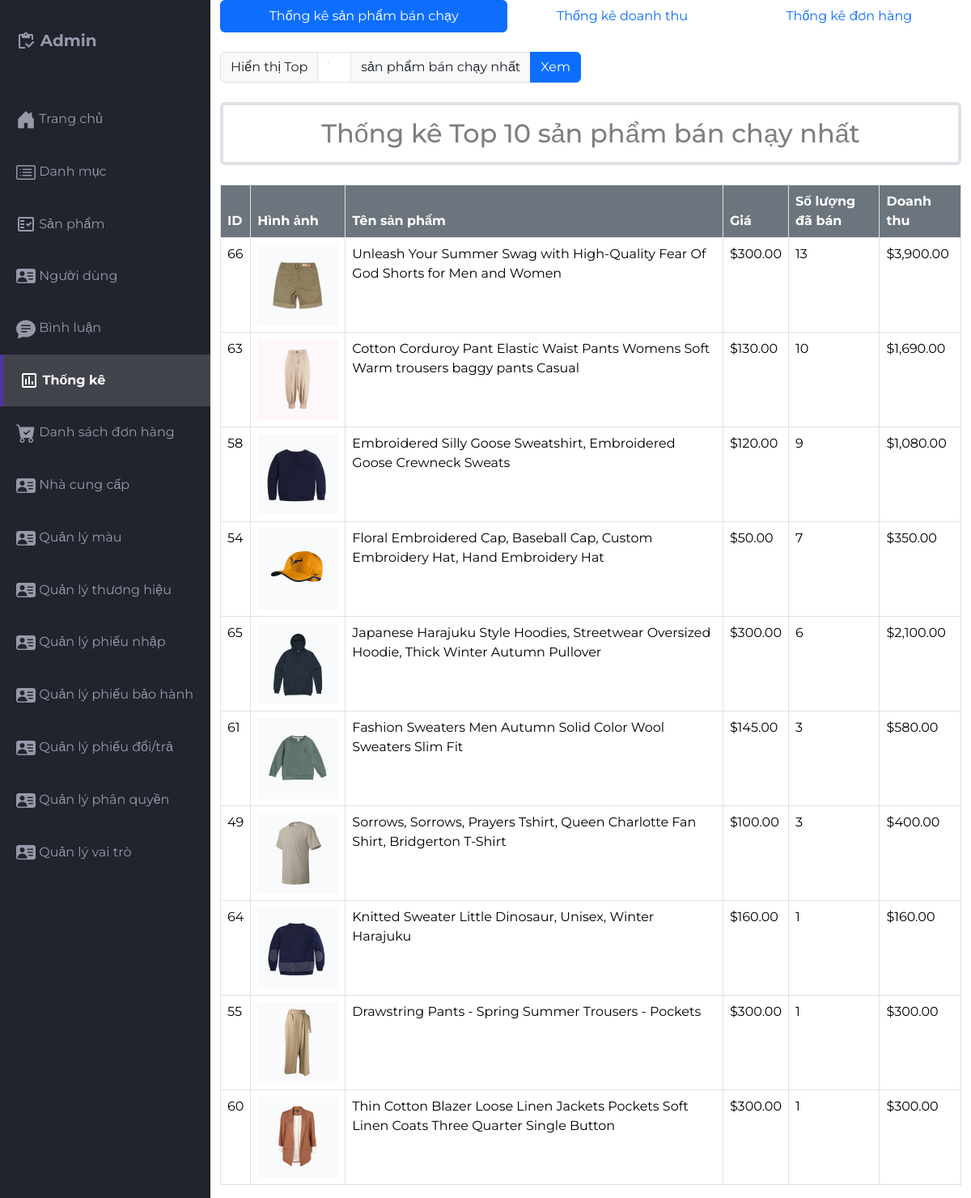
The app's page /src/Admin/indexadmin.php?act=thongke_sanpham (signed in) with its own data.
### tables this page shows
CREATE TABLE `products` (
  `pro_id` int(10) NOT NULL,
  `pro_name` varchar(255) NOT NULL,
  `pro_img` varchar(255) NOT NULL,
  `pro_price` float NOT NULL,
  `pro_desc` text NOT NULL,
  `pro_brand` varchar(55) NOT NULL,
  `pro_stock` int(11) NOT NULL,
  `cate_id` int(10) NOT NULL,
  `ncc_id` int(10) NOT NULL DEFAULT 1 COMMENT 'ID nhà cung cấp',
  `trangthai` int(1) NOT NULL,
  `pro_viewer` int(11) NOT NULL
);

### src/app/model/connectdb.php (called while the page is built, shortened)
<?php
function get_connect()
{
    try {
        $conn = new PDO("mysql:host=localhost;dbname=da1;charset=utf8", "root", "");
        $conn->setAttribute(PDO::ATTR_ERRMODE, PDO::ERRMODE_EXCEPTION);
        return $conn;
    } catch (Exception $e) {
        echo 'Kết nối thất bại: ' . $e->getMessage();
        return null;
    }
}
function pdo_queryall($sql)
{
    $thamso = array_slice(func_get_args(), 1);
    $conn = get_connect();
    try {
        $exe = $conn->prepare($sql);
        $exe->execute($thamso);
        return $exe->fetchAll(PDO::FETCH_ASSOC);
    } catch (Exception $e) {
        echo 'Thao tác thất bại: ' . $e->getMessage();
    } finally {
        unset($conn);
    }
}

### src/app/model/thongke.php (called while the page is built, shortened)
<?php
function thongke_sanpham_banchay($limit = 10, $bao_gom_da_huy = false)
{
    $where_huy = $bao_gom_da_huy ? "" : "WHERE `order`.order_trangthai != 'Đã hủy'";
    $sql = "SELECT
                products.pro_id,
                products.pro_name,
                products.pro_img,
                products.pro_price,
                COUNT(order_chitiet.pro_id) as so_luong_ban,
                SUM(order_chitiet.total_price) as doanh_thu
            FROM
                order_chitiet
            JOIN
                products ON products.pro_id = order_chitiet.pro_id
            JOIN
                `order` ON `order`.order_id = order_chitiet.order_id
            $where_huy
            GROUP BY
                products.pro_id, products.pro_name, products.pro_img, products.pro_price
            ORDER BY
                so_luong_ban DESC
            LIMIT $limit";
    return pdo_queryall($sql);
}

### src/Admin/Thongke/thongke_sanpham.php (the view)
<div class="container">
    <div class="row mb-4">
        <div class="col-md-12">
            <ul class="nav nav-pills nav-fill">
                <li class="nav-item">
                    <a class="nav-link active bg-primary" href="indexadmin.php?act=thongke_sanpham">Thống kê sản phẩm
                        bán chạy</a>
                </li>
                <li class="nav-item">
                    <a class="nav-link" href="indexadmin.php?act=thongke_doanhthu">Thống kê doanh thu</a>
                </li>
                <li class="nav-item">
                    <a class="nav-link" href="indexadmin.php?act=thongke_donhang">Thống kê đơn hàng</a>
                </li>
            </ul>
        </div>
    </div>
    <div class="row mb-4">
        <div class="col-md-6">
            <form action="indexadmin.php?act=thongke_sanpham" method="POST" class="d-flex">
                <div class="input-group">
                    <span class="input-group-text">Hiển thị Top</span>
                    <input type="number" class="form-control" name="top_limit" value="<?= $top_limit ?>" min="1"
                        max="100">
                    <span class="input-group-text">sản phẩm bán chạy nhất</span>
                    <button type="submit" class="btn btn-primary">Xem</button>
                </div>
            </form>
        </div>
    </div>
    <h2 class="border border-4 mb-4 text-black-50 p-3 text-center rounded">Thống kê Top <?= $top_limit ?> sản phẩm bán
        chạy nhất</h2>
    <div class="table-responsive">
        <table class="table table-bordered">
            <thead>
                <tr>
                    <th class="text-bg-secondary">ID</th>
                    <th class="text-bg-secondary">Hình ảnh</th>
                    <th class="text-bg-secondary">Tên sản phẩm</th>
                    <th class="text-bg-secondary">Giá</th>
                    <th class="text-bg-secondary">Số lượng đã bán</th>
                    <th class="text-bg-secondary">Doanh thu</th>
                </tr>
            </thead>
            <tbody>
                <?php
                foreach ($sp_banchay as $sp) {
                    extract($sp);
                ?>
                <tr>
                    <td><?= $pro_id ?></td>
                    <td><img src="./sanpham/img/<?= $pro_img ?>" width="100" height="100" alt="<?= $pro_name ?>"></td>
                    <td><?= $pro_name ?></td>
                    <td>$<?= number_format($pro_price, 2) ?></td>
                    <td><?= $so_luong_ban ?></td>
                    <td>$<?= number_format($doanh_thu, 2) ?></td>
                </tr>
                <?php } ?>
            </tbody>
        </table>
    </div>
</div>

### src/Admin/css/styles.css (style rules this page uses)
body { margin: 0; padding: 0; box-sizing: border-box; background-color: #e6e8ed; color: #666666; font-family: "Montserrat", sans-serif; }

### records on screen
products: pro_id "66", pro_img (picture), pro_name "Unleash Your Summer Swag with High-Quality Fear Of God Shorts for Men and Women", pro_price "300.00", so_luong_ban "13", doanh_thu "3,900.00"
products: pro_id "63", pro_img (picture), pro_name "Cotton Corduroy Pant Elastic Waist Pants Womens Soft Warm trousers baggy pants Casual", pro_price "130.00", so_luong_ban "10", doanh_thu "1,690.00"
products: pro_id "58", pro_img (picture), pro_name "Embroidered Silly Goose Sweatshirt, Embroidered Goose Crewneck Sweats", pro_price "120.00", so_luong_ban "9", doanh_thu "1,080.00"
products: pro_id "54", pro_img (picture), pro_name "Floral Embroidered Cap, Baseball Cap, Custom Embroidery Hat, Hand Embroidery Hat", pro_price "50.00", so_luong_ban "7", doanh_thu "350.00"
products: pro_id "65", pro_img (picture), pro_name "Japanese Harajuku Style Hoodies, Streetwear Oversized Hoodie, Thick Winter Autumn Pullover", pro_price "300.00", so_luong_ban "6", doanh_thu "2,100.00"
products: pro_id "61", pro_img (picture), pro_name "Fashion Sweaters Men Autumn Solid Color Wool Sweaters Slim Fit", pro_price "145.00", so_luong_ban "3", doanh_thu "580.00"
products: pro_id "49", pro_img (picture), pro_name "Sorrows, Sorrows, Prayers Tshirt, Queen Charlotte Fan Shirt, Bridgerton T-Shirt", pro_price "100.00", so_luong_ban "3", doanh_thu "400.00"
products: pro_id "64", pro_img (picture), pro_name "Knitted Sweater Little Dinosaur, Unisex, Winter Harajuku", pro_price "160.00", so_luong_ban "1", doanh_thu "160.00"
products: pro_id "55", pro_img (picture), pro_name "Drawstring Pants - Spring Summer Trousers - Pockets", pro_price "300.00", so_luong_ban "1", doanh_thu "300.00"
products: pro_id "60", pro_img (picture), pro_name "Thin Cotton Blazer Loose Linen Jackets Pockets Soft Linen Coats Three Quarter Single Button", pro_price "300.00", so_luong_ban "1", doanh_thu "300.00"

### other values on screen
$top_limit "10"
